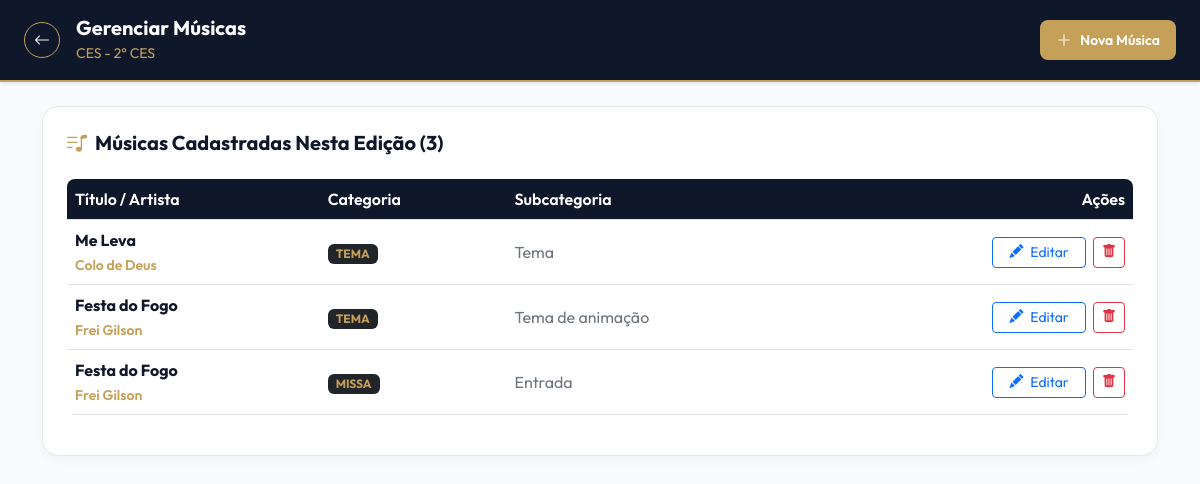
The page /gerenciar-musicas.php?edicao_id=2 (signed in) on the database its author committed.
### tables this page shows
CREATE TABLE `edicoes` (
  `id` int(11) NOT NULL,
  `modalidade_id` int(11) NOT NULL,
  `ano` int(11) DEFAULT NULL,
  `nome` varchar(255) NOT NULL,
  `data_inicio` date DEFAULT NULL,
  `data_fim` date DEFAULT NULL,
  `ativa` tinyint(1) DEFAULT 1,
  `criado_em` timestamp NOT NULL DEFAULT current_timestamp(),
  `status` varchar(20) DEFAULT NULL
);

CREATE TABLE `modalidades` (
  `id` int(11) NOT NULL,
  `nome` varchar(50) NOT NULL,
  `descricao` varchar(255) DEFAULT NULL,
  `lema` varchar(255) DEFAULT NULL,
  `publico_alvo` varchar(255) DEFAULT NULL,
  `cor_tema` varchar(7) DEFAULT NULL,
  `icone` varchar(50) DEFAULT NULL,
  `cor` varchar(20) DEFAULT NULL,
  `bg_tag` varchar(20) DEFAULT NULL,
  `criado_em` timestamp NOT NULL DEFAULT current_timestamp()
);

CREATE TABLE `apostilas_musicas` (
  `id` int(11) NOT NULL,
  `edicao_id` int(11) DEFAULT NULL,
  `titulo` varchar(255) NOT NULL,
  `artista` varchar(255) DEFAULT NULL,
  `categoria` enum('TEMA','MISSA','MOMENTOS') NOT NULL,
  `subcategoria` varchar(100) DEFAULT 'Geral',
  `letra` text NOT NULL,
  `created_at` timestamp NOT NULL DEFAULT current_timestamp(),
  `updated_at` timestamp NOT NULL DEFAULT current_timestamp() ON UPDATE current_timestamp()
);

### gerenciar-musicas.php (the view, shortened to what this page needs)
<?php
require_once 'config/database.php';
$edicao_id = isset($_GET['edicao_id']) ? intval($_GET['edicao_id']) : 0;
$stmt = $conn->prepare("SELECT * FROM apostilas_musicas WHERE edicao_id = ? ORDER BY categoria, subcategoria, titulo ASC");
$stmt->bind_param("i", $edicao_id);
$stmt->execute();
$todas_musicas = $stmt->get_result()->fetch_all(MYSQLI_ASSOC);
$nome_completo_edicao = "Edição #" . $edicao_id;
$stmt_info = $conn->prepare("SELECT e.nome AS edicao_nome, m.nome AS modalidade_nome
                            FROM edicoes e
                            LEFT JOIN modalidades m ON e.modalidade_id = m.id
                            WHERE e.id = ?");
if ($stmt_info) {
    $stmt_info->bind_param("i", $edicao_id);
    if ($stmt_info->execute()) {
        $res = $stmt_info->get_result()->fetch_assoc();
        if ($res) {
            $mod = $res['modalidade_nome'] ?? '';
            $ed = $res['edicao_nome'] ?? '';
            $nome_completo_edicao = trim("$mod - $ed");
        }
    }
}
?>
<!DOCTYPE html>
<html lang="pt-br">
<head>
    <link href="https://cdn.jsdelivr.net/npm/bootstrap@5.3.0/dist/css/bootstrap.min.css" rel="stylesheet">
    <link rel="stylesheet" href="https://cdn.jsdelivr.net/npm/bootstrap-icons@1.11.0/font/bootstrap-icons.css">
</head>
<body>
    <header class="topbar-efata py-3 px-4 d-flex align-items-center justify-content-between sticky-top shadow-sm">
        <div class="d-flex align-items-center gap-3">
            <a href="apostila-musica.php?edicao_id=<?= $edicao_id ?>" class="btn btn-sm btn-outline-gold rounded-circle d-flex align-items-center justify-content-center" style="width: 36px; height: 36px;">
                <i class="bi bi-arrow-left fs-6"></i>
            </a>
            <div>
                <h5 class="fw-bold m-0 text-white">Gerenciar Músicas</h5>
                <small class="text-gold"><?= htmlspecialchars($nome_completo_edicao) ?></small>
            </div>
        </div>
        <button type="button" class="btn btn-gold btn-sm px-3 py-2 rounded-3 d-flex align-items-center gap-2" onclick="abrirModalCadastro()">
            <i class="bi bi-plus-lg fs-6"></i> Nova Música
        </button>
    </header>
    <main class="container py-4">
        <div class="card-custom p-4">
            <div class="d-flex justify-content-between align-items-center mb-4">
                <h5 class="fw-bold text-dark-blue m-0">
                    <i class="bi bi-music-note-list text-gold me-2"></i>Músicas Cadastradas Nesta Edição (<?= count($todas_musicas) ?>)
                </h5>
            </div>
            <?php if (empty($todas_musicas)): ?>
                <div class="text-center py-5 text-muted">
                    <i class="bi bi-music-note-beamed fs-1 d-block mb-3 text-gold"></i>
                    <h5>Nenhuma música cadastrada para esta edição.</h5>
                    <p class="small text-muted mb-3">Clique no botão abaixo para adicionar a primeira música.</p>
                    <button type="button" class="btn btn-gold px-4 py-2 rounded-3" onclick="abrirModalCadastro()">
                        <i class="bi bi-plus-lg me-1"></i> Adicionar Primeira Música
                    </button>
                </div>
            <?php else: ?>
                <div class="table-responsive">
                    <table class="table table-hover align-middle table-custom rounded-3 overflow-hidden">
                        <thead>
                            <tr>
                                <th>Título / Artista</th>
                                <th>Categoria</th>
                                <th>Subcategoria</th>
                                <th class="text-end">Ações</th>
                            </tr>
                        </thead>
                        <tbody>
                            <?php foreach ($todas_musicas as $m): ?>
                                <tr>
                                    <td>
                                        <strong class="text-dark-blue fs-6"><?= htmlspecialchars($m['titulo']) ?></strong>
                                        <?php if (!empty($m['artista'])): ?>
                                            <br><small class="text-gold fw-semibold"><?= htmlspecialchars($m['artista']) ?></small>
                                        <?php endif; ?>
                                    </td>
                                    <td>
                                        <span class="badge bg-dark text-gold px-2 py-1"><?= htmlspecialchars($m['categoria']) ?></span>
                                    </td>
                                    <td>
                                        <span class="text-secondary"><?= htmlspecialchars($m['subcategoria'] ?: '-') ?></span>
                                    </td>
                                    <td class="text-end">
                                        <button class="btn btn-sm btn-outline-primary me-1 px-3" onclick='editarMusica(<?= json_encode($m) ?>)'>
                                            <i class="bi bi-pencil-fill me-1"></i> Editar
                                        </button>
                                        <form action="gerenciar-musicas.php?edicao_id=<?= $edicao_id ?>" method="POST" class="d-inline" onsubmit="return confirm('Tem certeza que deseja excluir a música \'<?= htmlspecialchars($m['titulo']) ?>\'?');">
                                            <button type="submit" class="btn btn-sm btn-outline-danger px-2">
                                                <i class="bi bi-trash-fill"></i>
                                            </button>
                                        </form>
                                    </td>
                                </tr>
                            <?php endforeach; ?>
                        </tbody>
                    </table>
                </div>
            <?php endif; ?>
        </div>
    </main>
</body>
</html>

### gerenciar-musicas.php (style rules this page uses)
:root { --efata-dark: #0F172A; --efata-gold: #C5A059; --efata-bg: #F8FAFC; --efata-slate: #334155; --efata-border: #E2E8F0; }
body { font-family: 'Outfit', sans-serif; background-color: var(--efata-bg); color: var(--efata-dark); }
.topbar-efata { background-color: var(--efata-dark); border-bottom: 2px solid var(--efata-gold); color: #ffffff; }
.text-gold { color: var(--efata-gold); }
.text-dark-blue { color: var(--efata-dark); }
.btn-gold { background-color: var(--efata-gold); color: #ffffff; font-weight: 600; border: none; }
.btn-outline-gold { border: 1px solid var(--efata-gold); color: #ffffff; }
.card-custom { background: #ffffff; border: 1px solid var(--efata-border); border-radius: 16px; box-shadow: 0 4px 12px rgba(15, 23, 42, 0.03); }
.table-custom th { background-color: var(--efata-dark); color: #ffffff; font-weight: 600; }

### rows shown on the page
edicoes: nome_completo_edicao "CES - 2° CES"
apostilas_musicas: titulo "Me Leva", artista "Colo de Deus", categoria "TEMA", subcategoria "Tema"
apostilas_musicas: titulo "Festa do Fogo", artista "Frei Gilson", categoria "TEMA", subcategoria "Tema de animação"
apostilas_musicas: titulo "Festa do Fogo", artista "Frei Gilson", categoria "MISSA", subcategoria "Entrada"

### other values the page prints
count($todas_musicas) "3"
